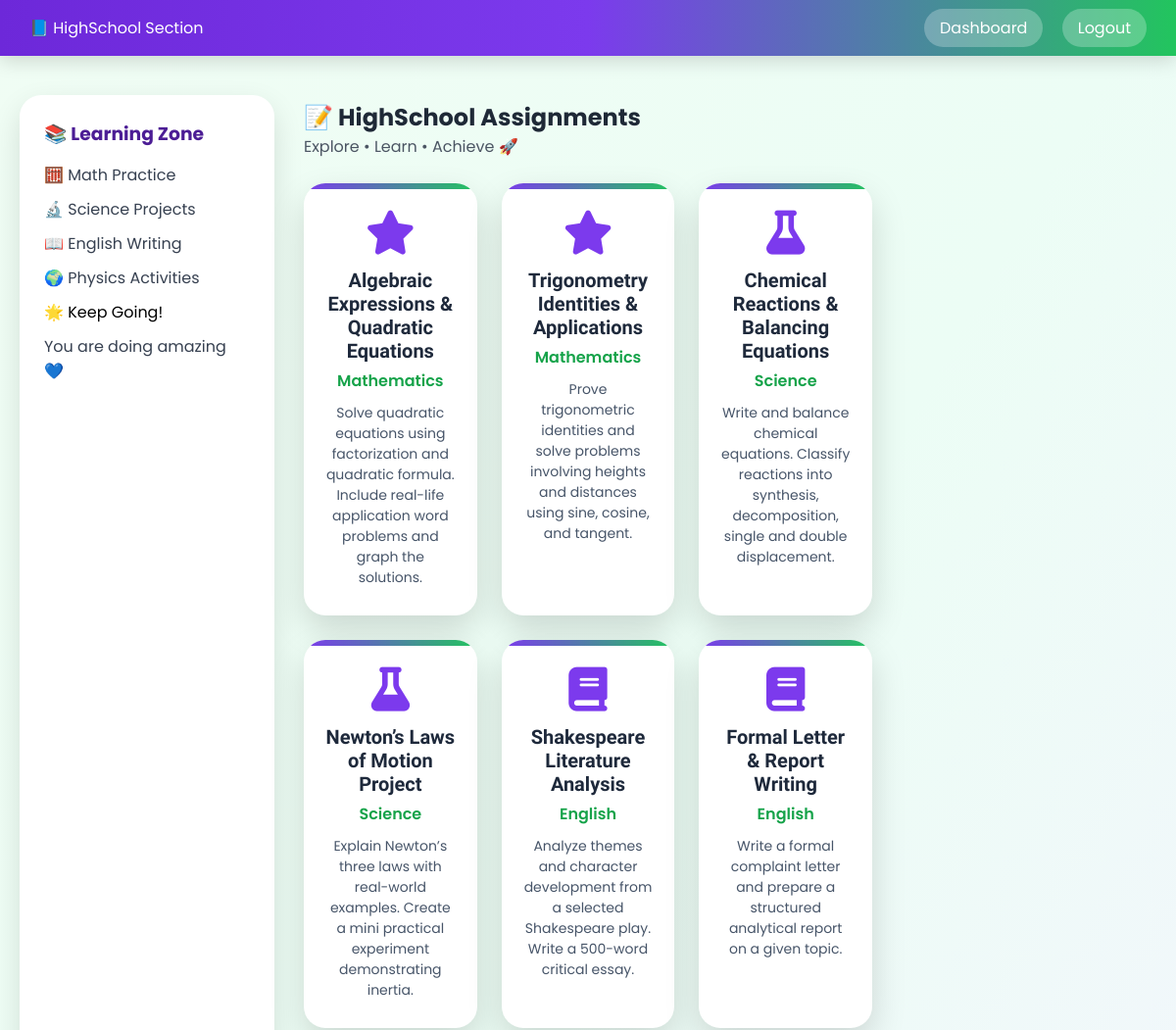
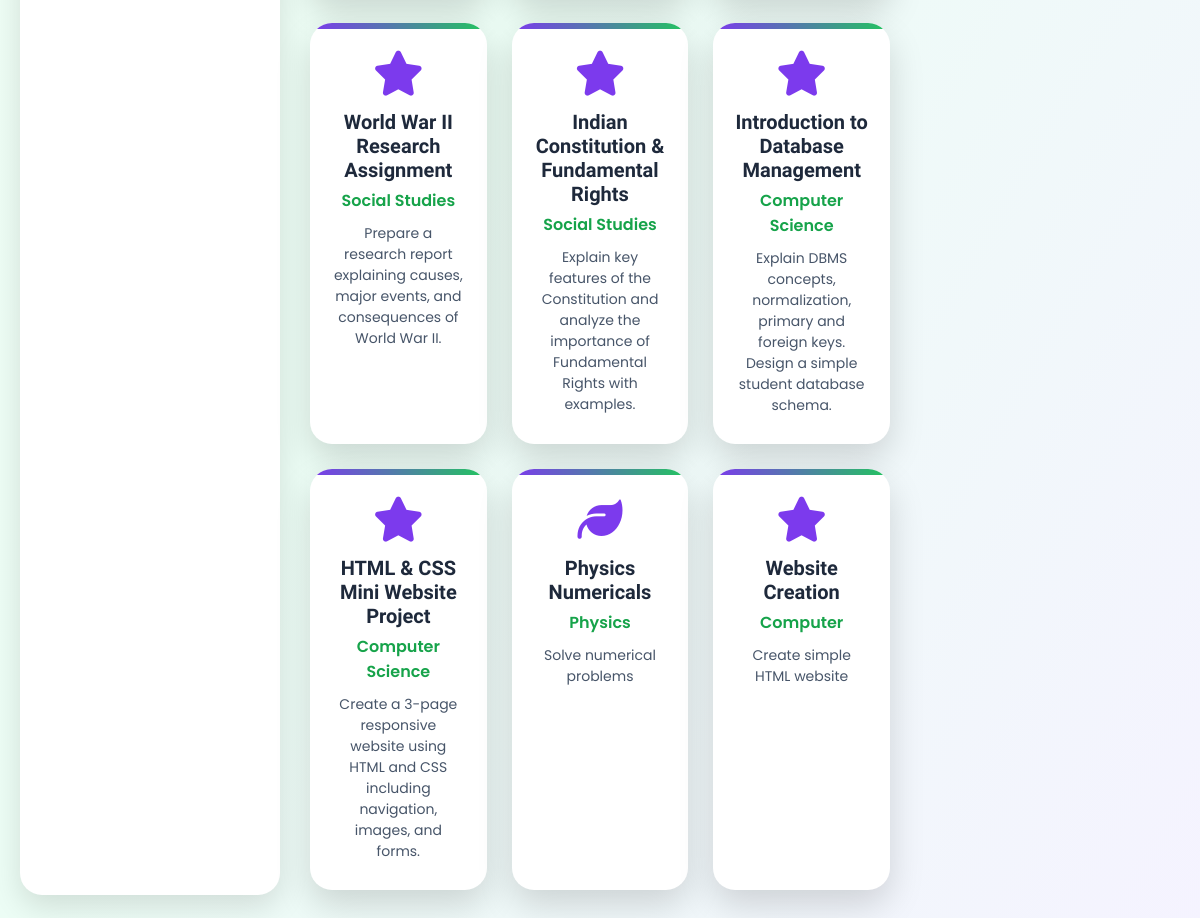
The page /public/assignments/highschool_assignments.php (signed in) on the database its author committed (2 pictures, top to bottom).
### tables this page shows
CREATE TABLE `assignments` (
  `id` int(11) NOT NULL,
  `title` varchar(255) DEFAULT NULL,
  `description` text DEFAULT NULL,
  `level` enum('kindergarten','primary','secondary','highschool','undergraduate','postgraduate') DEFAULT NULL,
  `subject` varchar(100) DEFAULT NULL,
  `created_by_role` enum('admin','teacher') DEFAULT NULL,
  `status` enum('pending','approved','rejected') DEFAULT 'pending',
  `created_at` timestamp NOT NULL DEFAULT current_timestamp(),
  `created_by` int(11) DEFAULT NULL
);

### public/assignments/highschool_assignments.php (the view, shortened to what this page needs)
<?php
$conn = new mysqli("localhost", "root", "", "unified_edu");
$sql = "
    SELECT title, subject, description
    FROM assignments
    WHERE level = 'highschool'
      AND status = 'approved'
    ORDER BY created_at DESC
";
$result = $conn->query($sql);
?>
<!DOCTYPE html>
<html lang="en">
<head>
<link rel="stylesheet" href="https://cdnjs.cloudflare.com/ajax/libs/font-awesome/6.5.0/css/all.min.css">
</head>
<body>
<div class="navbar">
    <div class="logo">📘 HighSchool Section</div>
    <div>
        <a href="../highschool.php">Dashboard</a>
        <a href="../logout.php">Logout</a>
    </div>
</div>
<div class="wrapper">
    <div class="sidebar">
        <h3>📚 Learning Zone</h3>
        <p style="margin-top:15px;">🧮 Math Practice</p>
        <p>🔬 Science Projects</p>
        <p>📖 English Writing</p>
        <p>🌍 Physics Activities</p>
        <div class="side-footer">
            🌟 Keep Going!
            <p>You are doing amazing 💙</p>
        </div>
    </div>
    <div class="main">
        <h2>📝 HighSchool Assignments</h2>
        <p>Explore • Learn • Achieve 🚀</p>
        <div class="assignments">
        <?php if ($result->num_rows > 0): ?>
            <?php while ($row = $result->fetch_assoc()): ?>
                <?php
                $icon = match ($row['subject']) {
                    'Math' => 'fa-calculator',
                    'Science' => 'fa-flask',
                    'English' => 'fa-book',
                    'Physics' => 'fa-leaf',
                    default => 'fa-star'
                };
                ?>
                <div class="assignment">
                    <i class="fa-solid <?= $icon ?>"></i>
                    <h4><?= htmlspecialchars($row['title']) ?></h4>
                    <span class="subject"><?= htmlspecialchars($row['subject']) ?></span>
                    <?php if (!empty($row['description'])): ?>
                        <div class="desc">
                            <?= htmlspecialchars($row['description']) ?>
                        </div>
                    <?php endif; ?>
                </div>
            <?php endwhile; ?>
        <?php else: ?>
            <p style="margin-top:20px;color:#dc2626;">
                No highschool assignments available yet 📘
            </p>
        <?php endif; ?>
        </div>
    </div>
</div>
</body>
</html>

### public/assignments/highschool_assignments.php (style rules this page uses)
* { margin:0; padding:0; box-sizing:border-box; }
body { font-family:'Poppins',sans-serif; background:linear-gradient(120deg,#f0fdf4,#ecfdf5,#f5f3ff); min-height:100vh; }
.navbar { background:linear-gradient(90deg,#6d28d9,#7c3aed,#22c55e); padding:16px 30px; display:flex; justify-content:space-between; align-items:center; color:white; box-shadow:0 5px 20px rgba(0,0,0,0.15); }
.navbar a { color:white; text-decoration:none; margin-left:15px; padding:8px 16px; border-radius:20px; background:rgba(255,255,255,0.25); transition:0.3s; }
.wrapper { max-width:1400px; margin:40px auto; padding:0 20px; display:grid; grid-template-columns:260px 1fr 260px; gap:25px; }
.sidebar { background:white; border-radius:22px; padding:25px; box-shadow:0 12px 30px rgba(0,0,0,0.12); }
.sidebar h3 { margin-bottom:15px; color:#4c1d95; }
.sidebar p { margin:10px 0; color:#374151; }
.main { padding:5px; }
.main h2 { color:#1f2937; }
.main p { color:#4b5563; }
.assignments { margin-top:25px; display:grid; grid-template-columns:repeat(3, 1fr); gap:25px; }
.assignment { background:white; border-radius:22px; padding:28px 22px; text-align:center; box-shadow:0 15px 35px rgba(0,0,0,0.15); transition:0.3s; position:relative; overflow:hidden; }
.assignment::before { content:''; position:absolute; top:0; left:0; width:100%; height:6px; background:linear-gradient(90deg,#7c3aed,#22c55e); }
.assignment i { font-size:45px; margin-bottom:14px; color:#7c3aed; }
.assignment h4 { font-size:20px; margin-bottom:6px; font-family:'Baloo 2',cursive; color:#1e293b; }
.assignment .subject { display:block; font-weight:600; color:#16a34a; margin-bottom:10px; }
.assignment .desc { font-size:14px; color:#475569; }

### rows shown on the page
assignments: title "Algebraic Expressions & Quadratic Equations", subject "Mathematics", description "Solve quadratic equations using factorization and quadratic formula. Include real-life application word problems and graph the solutions."
assignments: title "Trigonometry Identities & Applications", subject "Mathematics", description "Prove trigonometric identities and solve problems involving heights and distances using sine, cosine, and tangent."
assignments: title "Chemical Reactions & Balancing Equations", subject "Science", description "Write and balance chemical equations. Classify reactions into synthesis, decomposition, single and double displacement."
assignments: title "Newton’s Laws of Motion Project", subject "Science", description "Explain Newton’s three laws with real-world examples. Create a mini practical experiment demonstrating inertia."
assignments: title "Shakespeare Literature Analysis", subject "English", description "Analyze themes and character development from a selected Shakespeare play. Write a 500-word critical essay."
assignments: title "Formal Letter & Report Writing", subject "English", description "Write a formal complaint letter and prepare a structured analytical report on a given topic."
assignments: title "World War II Research Assignment", subject "Social Studies", description "Prepare a research report explaining causes, major events, and consequences of World War II."
assignments: title "Indian Constitution & Fundamental Rights", subject "Social Studies", description "Explain key features of the Constitution and analyze the importance of Fundamental Rights with examples."
assignments: title "Introduction to Database Management", subject "Computer Science", description "Explain DBMS concepts, normalization, primary and foreign keys. Design a simple student database schema."
assignments: title "HTML & CSS Mini Website Project", subject "Computer Science", description "Create a 3-page responsive website using HTML and CSS including navigation, images, and forms."
assignments: title "Physics Numericals", subject "Physics", description "Solve numerical problems"
assignments: title "Website Creation", subject "Computer", description "Create simple HTML website"
